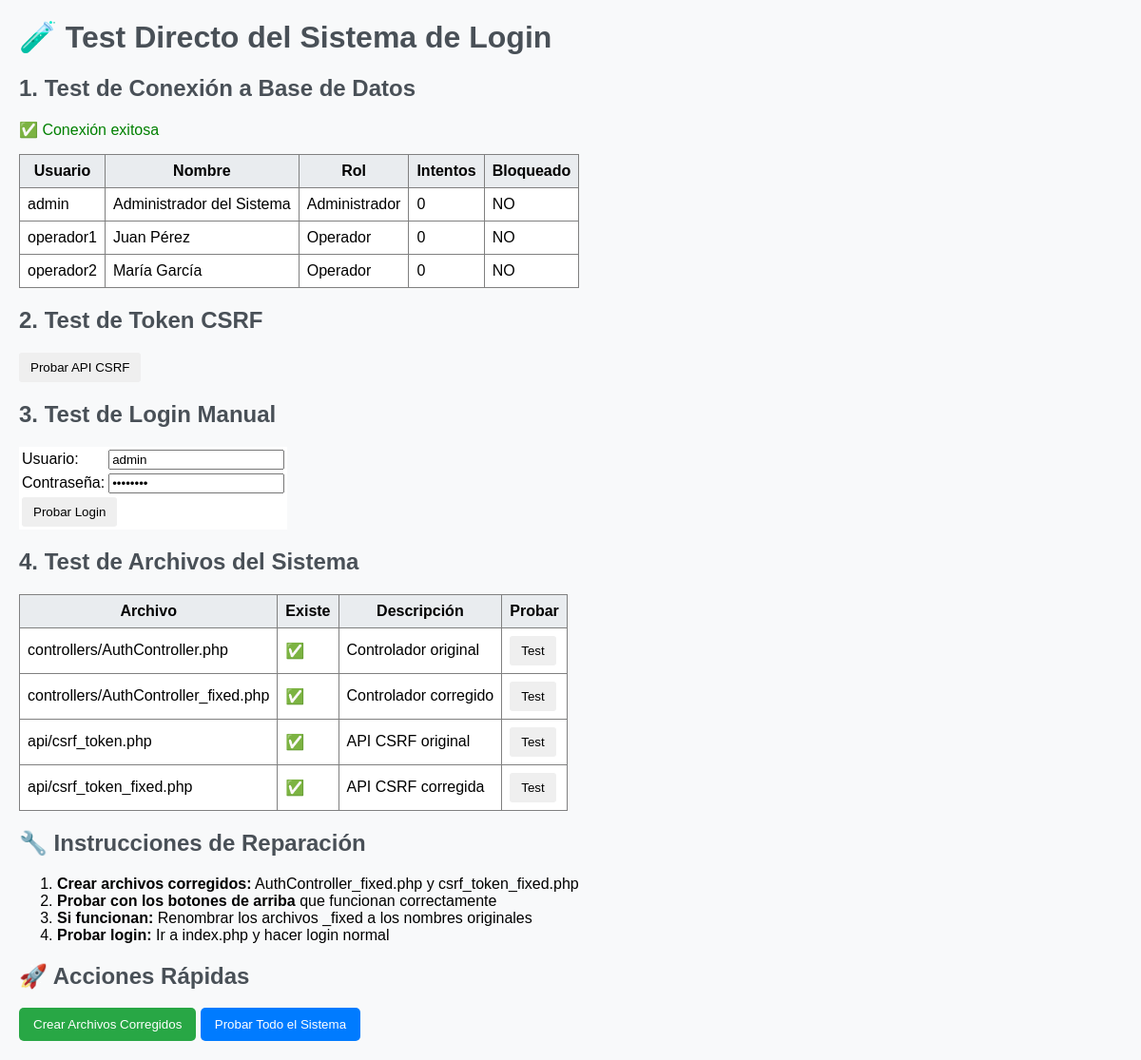
The page /test_login_direct.php on the database its author committed.
### tables this page shows
CREATE TABLE usuarios (
    id INT(11) NOT NULL AUTO_INCREMENT,
    usuario VARCHAR(50) NOT NULL UNIQUE,
    password VARCHAR(255) NOT NULL,
    nombre VARCHAR(100) NOT NULL,
    rol ENUM('Administrador', 'Operador') NOT NULL DEFAULT 'Operador',
    activo TINYINT(1) NOT NULL DEFAULT 1,
    fecha_creacion TIMESTAMP DEFAULT CURRENT_TIMESTAMP,
    fecha_actualizacion TIMESTAMP DEFAULT CURRENT_TIMESTAMP ON UPDATE CURRENT_TIMESTAMP,
    ultimo_acceso TIMESTAMP NULL,
    intentos_fallidos INT(3) DEFAULT 0,
    bloqueado_hasta TIMESTAMP NULL,
    PRIMARY KEY (id),
    INDEX idx_usuario (usuario),
    INDEX idx_rol (rol),
    INDEX idx_activo (activo)
);

### test_login_direct.php (the view, shortened to what this page needs)
<?php
echo "<h1>🧪 Test Directo del Sistema de Login</h1>";
echo "<h2>1. Test de Conexión a Base de Datos</h2>";
try {
    $pdo = new PDO("mysql:host=localhost;dbname=estacionamiento_db;charset=utf8mb4", "root", "123456");
    echo "<p style='color: green;'>✅ Conexión exitosa</p>";
    $stmt = $pdo->query("SELECT usuario, nombre, rol, intentos_fallidos, bloqueado_hasta FROM usuarios");
    $usuarios = $stmt->fetchAll();
    echo "<table border='1' cellpadding='8' style='border-collapse: collapse;'>";
    echo "<tr><th>Usuario</th><th>Nombre</th><th>Rol</th><th>Intentos</th><th>Bloqueado</th></tr>";
    foreach ($usuarios as $user) {
        $bloqueado = $user['bloqueado_hasta'] && strtotime($user['bloqueado_hasta']) > time() ? "SÍ" : "NO";
        echo "<tr>";
        echo "<td>{$user['usuario']}</td>";
        echo "<td>{$user['nombre']}</td>";
        echo "<td>{$user['rol']}</td>";
        echo "<td>{$user['intentos_fallidos']}</td>";
        echo "<td>$bloqueado</td>";
        echo "</tr>";
    }
    echo "</table>";
} catch (Exception $e) {
    echo "<p style='color: red;'>❌ Error: " . $e->getMessage() . "</p>";
}
echo "<h2>2. Test de Token CSRF</h2>";
echo "<button onclick='testCSRF()'>Probar API CSRF</button>";
echo "<h2>3. Test de Login Manual</h2>";
echo "<form id='testLoginForm'>";
echo "<table>";
echo "<tr><td>Usuario:</td><td><input type='text' id='testUsuario' value='admin'></td></tr>";
echo "<tr><td>Contraseña:</td><td><input type='password' id='testPassword' value='admin123'></td></tr>";
echo "<tr><td colspan='2'><button type='button' onclick='testLogin()'>Probar Login</button></td></tr>";
echo "</table>";
echo "</form>";
echo "<h2>4. Test de Archivos del Sistema</h2>";
$archivos = [
    'controllers/AuthController.php' => 'Controlador original',
    'controllers/AuthController_fixed.php' => 'Controlador corregido',
    'api/csrf_token.php' => 'API CSRF original',
    'api/csrf_token_fixed.php' => 'API CSRF corregida'
];
echo "<table border='1' cellpadding='8' style='border-collapse: collapse;'>";
echo "<tr><th>Archivo</th><th>Existe</th><th>Descripción</th><th>Probar</th></tr>";
foreach ($archivos as $archivo => $descripcion) {
    $existe = file_exists($archivo) ? "✅" : "❌";
    echo "<tr>";
    echo "<td>$archivo</td>";
    echo "<td>$existe</td>";
    echo "<td>$descripcion</td>";
    echo "<td><button onclick='testFile(\"$archivo\")'>Test</button></td>";
    echo "</tr>";
}
echo "</table>";
echo "<h2>🔧 Instrucciones de Reparación</h2>";
echo "<ol>";
echo "<li><strong>Crear archivos corregidos:</strong> AuthController_fixed.php y csrf_token_fixed.php</li>";
echo "<li><strong>Probar con los botones de arriba</strong> que funcionan correctamente</li>";
echo "<li><strong>Si funcionan:</strong> Renombrar los archivos _fixed a los nombres originales</li>";
echo "<li><strong>Probar login:</strong> Ir a index.php y hacer login normal</li>";
echo "</ol>";
echo "<h2>🚀 Acciones Rápidas</h2>";
echo "<button onclick='createFixedFiles()' style='background: #28a745; color: white; padding: 10px 15px; border: none; border-radius: 5px; cursor: pointer;'>Crear Archivos Corregidos</button>";
echo "<button onclick='testAllSystems()' style='background: #007bff; color: white; padding: 10px 15px; border: none; border-radius: 5px; cursor: pointer;'>Probar Todo el Sistema</button>";
?>

### test_login_direct.php (style rules this page uses)
h1, h2 { color: #495057; }
table { background: white; margin: 15px 0; }
th { background: #e9ecef; }
button { padding: 8px 12px; border: none; border-radius: 3px; cursor: pointer; }

### rows shown on the page
usuarios: usuario "admin", nombre "Administrador del Sistema", rol "Administrador", intentos_fallidos "0"
usuarios: usuario "operador1", nombre "Juan Pérez", rol "Operador", intentos_fallidos "0"
usuarios: usuario "operador2", nombre "María García", rol "Operador", intentos_fallidos "0"

### other values the page prints
$archivo "controllers/AuthController.php"
$existe "✅"
$descripcion "Controlador original"
$archivo "controllers/AuthController_fixed.php"
$descripcion "Controlador corregido"
$archivo "api/csrf_token.php"
$descripcion "API CSRF original"
$archivo "api/csrf_token_fixed.php"
$descripcion "API CSRF corregida"
